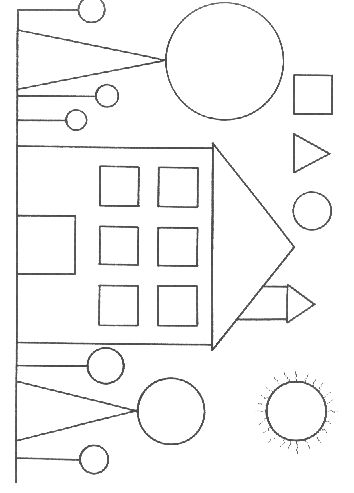
#> input picture PycharmProjects/opencv/img_opencv/count4.jpg, 354 x 493 px, found by its file name
$ python coin_1.py   (older library calls are emulated)
#> lines starting #> are read from the running program, lines starting #| are printed output that depends on the picture; after the words box and inside, x2 and y2 are one past the last pixel; in counts of white or black regions, pixels touching at a corner belong together
import cv2 as cv,cv2
import numpy as  np

img = cv.imread(r'C:\Users\manht\PycharmProjects\opencv\img_opencv\count4.jpg',1)
#> img is the input picture: shape (493, 354, 3); min 50, max 255, mean 245.5


img_rgb = cv.cvtColor(img, cv.COLOR_BGR2RGB)
img_gray = cv.cvtColor(img_rgb, cv.COLOR_RGB2GRAY)
img_bw = cv.adaptiveThreshold(img_gray, 255, cv.ADAPTIVE_THRESH_GAUSSIAN_C, cv.THRESH_BINARY, 5, 1)
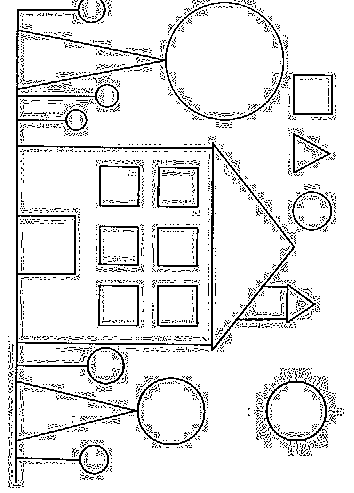
#> img_bw: shape (493, 354); 90.3% white; black in thin lines or dots
img_medianBlur = cv.medianBlur(img_bw, 5)
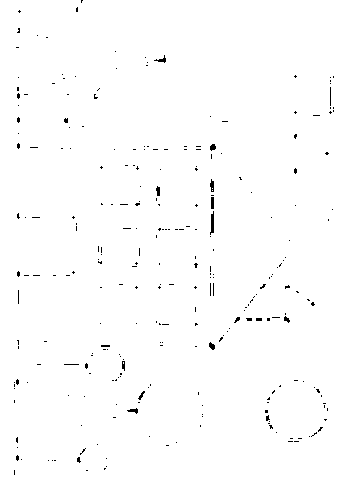
#> img_medianBlur: shape (493, 354); 99.1% white; black in thin lines or dots, all inside (x1, y1, x2, y2) = (14, 0, 334, 475)
img_GaussianBlur = cv.GaussianBlur(img_medianBlur,(5,5),cv.BORDER_DEFAULT)
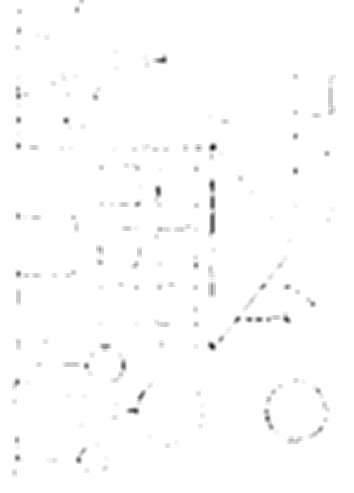
#> img_GaussianBlur: shape (493, 354); min 9, max 255, mean 252.8
kenel = np.ones((2,2),np.uint8)
img_erode= cv.erode(img_GaussianBlur,kenel,iterations=1)
img_dilate= cv.dilate(img_erode,kenel,iterations=1)
for i in range (0,img_dilate.shape[0]):
    for j in range (0,img_dilate.shape[1]):
        img_dilate[i,j] =255- img_dilate[i,j]
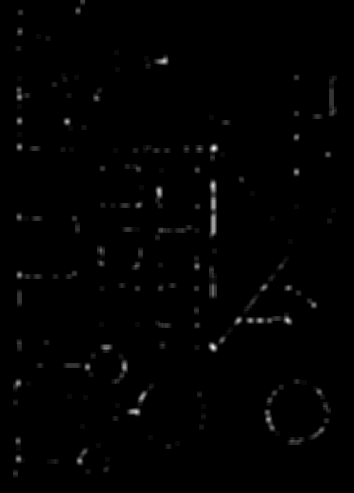
#> img_dilate: shape (493, 354); min 0, max 246, mean 2.2
img_cany = cv.Canny(img_dilate,200,300)
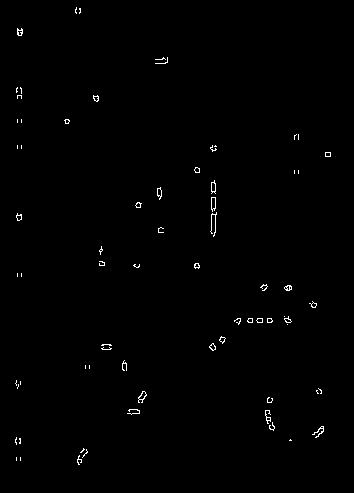
#> img_cany: shape (493, 354); 0.61% white in thin lines or dots, all inside (x1, y1, x2, y2) = (15, 7, 331, 465)
cv2.imshow('img_cany',img_cany)
ret, thresh = cv.threshold(img_cany,127, 255, 0)
im2, contours, hierarchy = cv.findContours(thresh, cv.RETR_TREE, cv.CHAIN_APPROX_SIMPLE)
#> contours = 96 contours, 75 with area under 20; largest, box (x1, y1, x2, y2) and area: (211, 197, 216, 212) 47, (211, 197, 216, 210) 44, (138, 391, 147, 403) 41, (211, 180, 216, 194) 38, (211, 182, 216, 192) 32
hinhtron = []
hinhvuong=[]
hinhtamgiac = []
for contour in contours:
    shape = cv.approxPolyDP(contour, 0.01*cv.arcLength(contour, True), True)
    if len(shape) > 12 and len(shape) <16 :
        hinhtron.append(shape)
        img_drawContours = cv.drawContours(img_cany, contour, -1, (255, 255, 0), 1)
    elif len(shape) ==5:
        hinhvuong.append(shape)
    elif len(shape) == 3:
        hinhtamgiac.append(shape)
#> this loop made 96 passes
#> shape on passes 1, 2, 21, 23, 24, 32, 42, 50, 51: [[20, 457], [20, 460]], [[16, 457], [16, 460]], [[20, 381], [20, 384]], [[89, 365], [89, 368]], [[85, 365], [85, 368]], [[287, 324]], [[284, 316]], [[21, 273], [21, 276]], [[17, 273], [17, 276]]
#> (contour, shape) on pass 6: ([[290, 439], [289, 440], [291, 440]], [[291, 440], [290, 439], [289, 440]])
#> after the loop, hinhtamgiac = 2 contours, all with area under 20; hinhtron = 13 contours, 7 with area under 20; largest, box (x1, y1, x2, y2) and area: (211, 180, 216, 194) 38, (138, 391, 147, 400) 31, (157, 187, 162, 200) 31, (16, 213, 22, 221) 24, (219, 336, 226, 344) 22, (284, 316, 292, 323) 21; hinhvuong = 3 contours, all with area under 20
print('hinh tron ',str(len(hinhtron)))
#| hinh tron  13
print(' hinh vuong  ',str(len(hinhvuong)))
#|  hinh vuong   3
print('hinh tam giac ',str(len(hinhtamgiac)))
#| hinh tam giac  2
cv.imshow('img_drawContours',img_drawContours)
cv2.waitKey(0)
cv2.destroyAllWindows()


'''
img_GaussianBlur = cv.GaussianBlur(img,(5,5),cv.BORDER_DEFAULT)
img_rgb = cv.cvtColor(img_GaussianBlur, cv.COLOR_BGR2RGB)
img_gray = cv.cvtColor(img_rgb, cv.COLOR_RGB2GRAY)
img_bw = cv.adaptiveThreshold(img_gray, 255, cv.ADAPTIVE_THRESH_GAUSSIAN_C, cv.THRESH_BINARY, 5, 1)
img_medianBlur = cv.medianBlur(img_bw, 5)
kenel = np.ones((2,2),np.uint8)
img_erode= cv.erode(img_medianBlur,kenel,iterations=1)
img_dilate= cv.dilate(img_erode,kenel,iterations=1)
img_canny = cv.Canny(img_dilate,200,300)
ret, thresh = cv.threshold(img_canny,127, 255, 0)
im2, contours, hierarchy = cv.findContours(img_canny, cv.RETR_TREE, cv.CHAIN_APPROX_SIMPLE)
img_drawContours =cv.drawContours(img, contours, -1, (255,255,0), 2)
hinhtron = []
hinhtamgiac=[]
hinhvuong=[]
for contour in contours:
    shape = cv.approxPolyDP(contour, 0.01*cv.arcLength(contour, True), True)
    if len(shape) >12 and len(shape) <15 :
        hinhtron.append(shape)
        print(contour,'hinhtron')
#        img_drawContours = cv.drawContours(img, contour, -1, (0, 255, 0), 3)
    elif len(shape) == 3:
        #img_drawContours = cv.drawContours(img, contour, -1, (255,255,0), 3)
        hinhtamgiac.append(shape)
    elif len(shape) == 4 :
        #img_drawContours = cv.drawContours(img, contour, -1, (255,0,255), 3)
        hinhvuong.append(shape)
cv.imshow('img_drawContours',img_drawContours)
print('hinh tron ',str(len(hinhtron)))
print(' hinh vuong  ',str(len(hinhvuong)))
print(' hinh tam giac  ', str(len(hinhtamgiac)))
cv.waitKey(0)
cv.destroyAllWindows()
'''

$ run again, with PycharmProjects/opencv/img_opencv/count2.jpg copied over PycharmProjects/opencv/img_opencv/count4.jpg
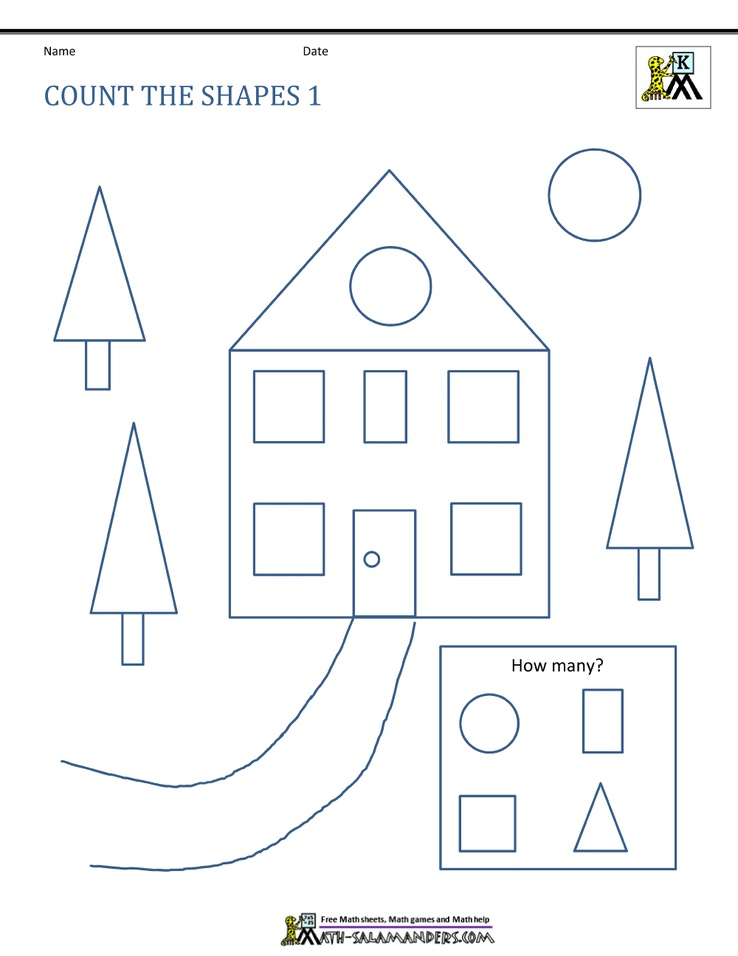
#> input picture PycharmProjects/opencv/img_opencv/count2.jpg, 738 x 956 px, shrunk from 1000 x 1294 before the run, found by its file name
#> img is the input picture: shape (956, 738, 3); mean B, G, R 248.4, 247.3, 246.2
#> `img_bw = cv.adaptiveThreshold(img_gray, 255, cv.ADAPTIVE_THRESH_GAUSSI..`:
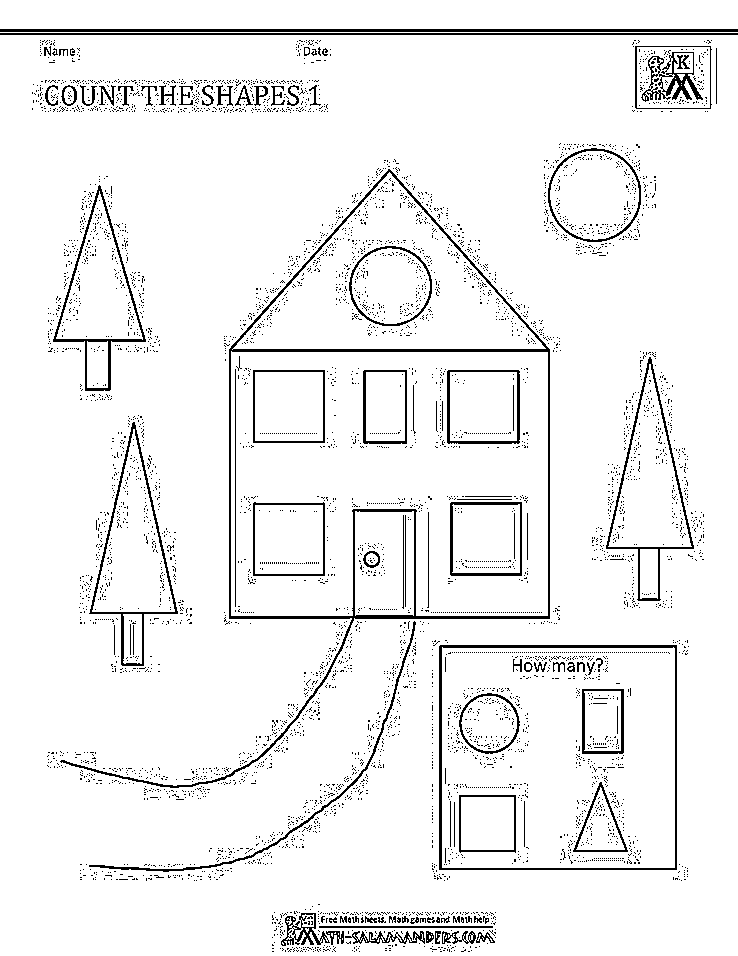
#> img_bw: shape (956, 738); 94.3% white; black in thin lines or dots
#> img_medianBlur: shape (956, 738); 97.5% white; 404 black regions (318 under 20 px), largest, box (x1, y1, x2, y2) and area: (0, 29, 738, 34) 3690, (230, 170, 550, 354) 1851, (439, 645, 677, 870) 1378
#> `img_cany = cv.Canny(img_dilate,200,300)`:
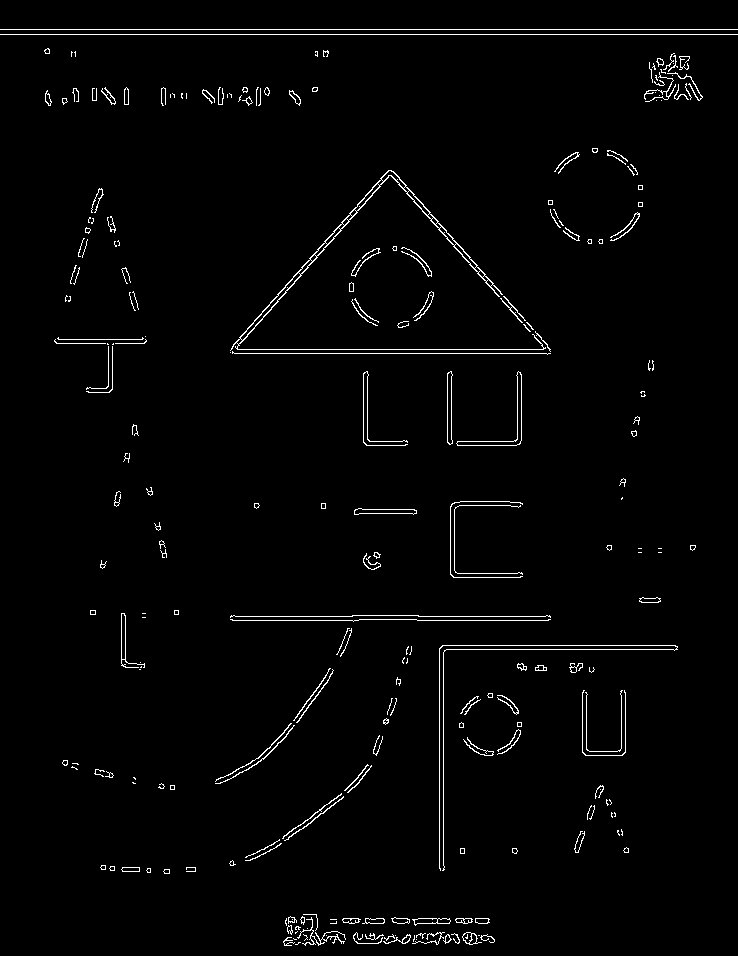
#> img_cany: shape (956, 738); 1.9% white in thin lines or dots
#> contours = 355 contours, 251 with area under 20; largest, box (x1, y1, x2, y2) and area: (230, 170, 546, 351) 1750, (456, 371, 522, 446) 530, (456, 371, 522, 446) 524, (240, 272, 301, 341) 300, (447, 371, 453, 445) 292
#> the loop `for contour in contours:` made 355 passes
#> shape on passes 2, 3, 5: [[416, 939]], [[293, 938], [294, 939], [296, 939], [294, 939]], [[478, 935], [479, 935]]
#> after the loop `for contour in contours:`: hinhtamgiac = 5 contours, 3 with area under 20; largest, box (x1, y1, x2, y2) and area: (284, 796, 344, 841) 71, (293, 668, 331, 721) 47; hinhtron = 48 contours, 21 with area under 20; largest, box (x1, y1, x2, y2) and area: (121, 613, 145, 668) 198, (414, 918, 438, 925) 108, (639, 597, 661, 603) 83, (391, 917, 410, 924) 78, (392, 917, 410, 924) 73; hinhvuong = 13 contours, 8 with area under 20; largest, box (x1, y1, x2, y2) and area: (447, 371, 453, 445) 322, (354, 508, 417, 515) 294, (354, 508, 417, 515) 279, (124, 87, 129, 105) 64, (296, 669, 333, 723) 28
#| hinh tron  48
#|  hinh vuong   13
#| hinh tam giac  5

$ run again, with PycharmProjects/opencv/img_opencv/count3.jpg copied over PycharmProjects/opencv/img_opencv/count4.jpg
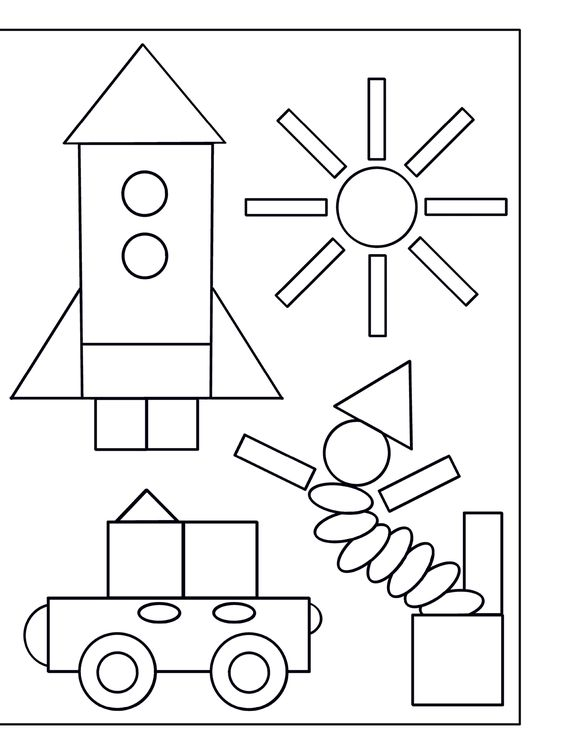
#> input picture PycharmProjects/opencv/img_opencv/count3.jpg, 564 x 753 px, found by its file name
#> img is the input picture: shape (753, 564, 3); mean B, G, R 239.4, 239.1, 239.2
#> `img_bw = cv.adaptiveThreshold(img_gray, 255, cv.ADAPTIVE_THRESH_GAUSSI..`:
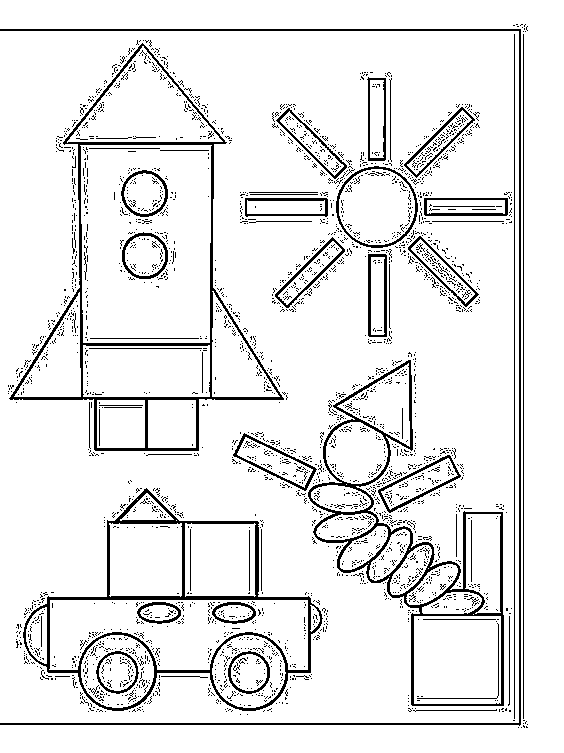
#> img_bw: shape (753, 564); 91.1% white; black in thin lines or dots, all inside (x1, y1, x2, y2) = (0, 24, 528, 728)
#> img_medianBlur: shape (753, 564); 94.9% white; 70 black regions (28 under 20 px), largest, box (x1, y1, x2, y2) and area: (25, 489, 321, 711) 5466, (308, 360, 504, 706) 4412, (10, 287, 201, 452) 1801
#> `img_cany = cv.Canny(img_dilate,200,300)`:
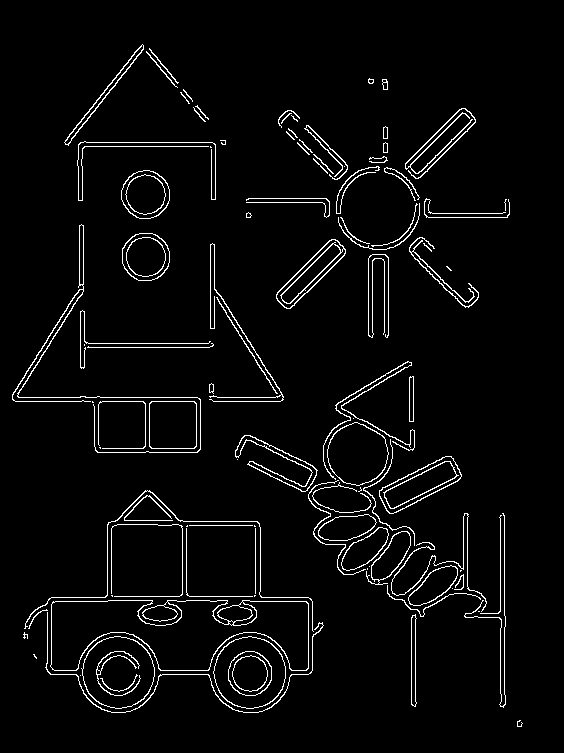
#> img_cany: shape (753, 564); 3.8% white in thin lines or dots, all inside (x1, y1, x2, y2) = (12, 44, 523, 727)
#> contours = 142 contours, 62 with area under 20; largest, box (x1, y1, x2, y2) and area: (50, 600, 309, 671) 12543, (50, 600, 309, 671) 11396, (81, 636, 155, 709) 4050, (213, 636, 286, 709) 4038, (82, 636, 155, 709) 3994
#> the loop `for contour in contours:` made 142 passes
#> shape on passes 2, 19, 28, 29, 33, 34, 39, 40: [[80, 675]], [[478, 611], [479, 611]], [[111, 595], [112, 596], [112, 595]], [[452, 588]], [[367, 568], [367, 569]], [[369, 566]], [[255, 528], [255, 593]], [[186, 528], [186, 594], [252, 596], [187, 594]]
#> after the loop `for contour in contours:`: hinhtamgiac = 9 contours, 8 with area under 20; largest, box (x1, y1, x2, y2) and area: (146, 51, 178, 88) 30; hinhtron = 15 contours, 1 with area under 20; largest, box (x1, y1, x2, y2) and area: (213, 636, 286, 709) 3932, (82, 636, 155, 709) 3918, (213, 636, 286, 709) 3880, (121, 170, 170, 219) 1784, (121, 170, 170, 219) 1755; hinhvuong = 6 contours, 1 with area under 20; largest, box (x1, y1, x2, y2) and area: (281, 243, 341, 304) 836, (65, 44, 143, 146) 619, (411, 614, 417, 707) 404, (79, 224, 84, 285) 206, (409, 376, 414, 422) 156
#| hinh tron  15
#|  hinh vuong   6
#| hinh tam giac  9
